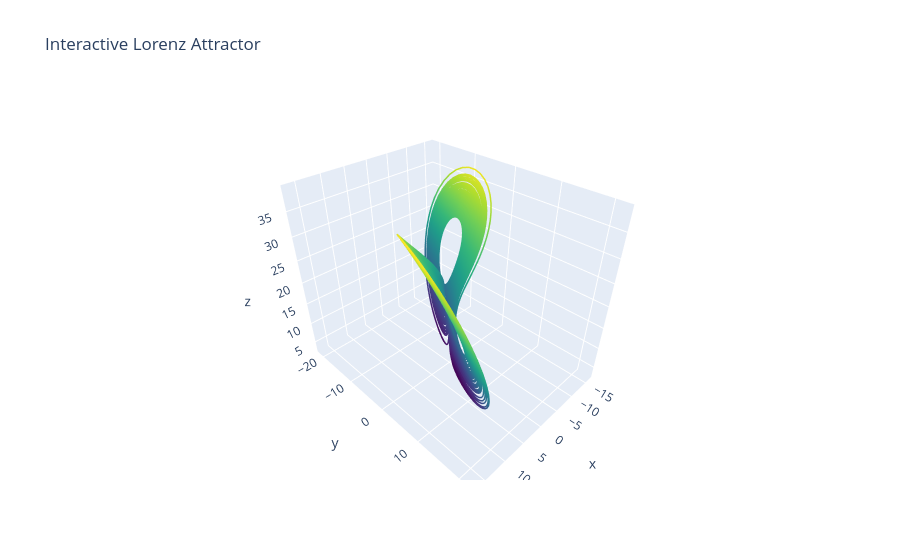

Notebook code for this chart:
### Code cell
fig = go.Figure(data=[go.Scatter3d(
     x=x, y=y, z=z,
     mode='lines',
     line=dict(width=3, color=z, colorscale='viridis')
 )])

if show_second_trajectory:
    fig.add_trace(go.Scatter3d(
        x=x1, y=y1, z=z1,
        mode='lines',
        line=dict(width=3, color='red')
    ))
#fig.add_trace(go.Scatter3d(
#     x=x1, y=y1, z=z1,
#     mode='lines',
#     line=dict(width=3, color='red')
# ))
fig.update_layout(
     scene=dict(
         xaxis_title='x',
         yaxis_title='y',
         zaxis_title='z',
     ),
     title='Interactive Lorenz Attractor'
)
fig.show()

### Figure 1 — Plotly figure (JSON) as saved in the notebook; plotly's stock layout.template omitted (floating-point values rounded to 4 significant figures; data arrays with more than 128 entries replaced by an {"elided": "..."} marker saying what was removed)
{"data": [{"line": {"color": {"elided": "10000 float values"}, "colorscale": [[0, "#440154"], [0.1111, "#482878"], [0.2222, "#3e4989"], [0.3333, "#31688e"], [0.4444, "#26828e"], [0.5556, "#1f9e89"], [0.6667, "#35b779"], [0.7778, "#6ece58"], [0.8889, "#b5de2b"], [1, "#fde725"]], "width": 3}, "mode": "lines", "type": "scatter3d", "x": {"elided": "10000 float values"}, "y": {"elided": "10000 float values"}, "z": {"elided": "10000 float values"}}], "layout": {"scene": {"xaxis": {"title": {"text": "x"}}, "yaxis": {"title": {"text": "y"}}, "zaxis": {"title": {"text": "z"}}}, "title": {"text": "Interactive Lorenz Attractor"}}}
